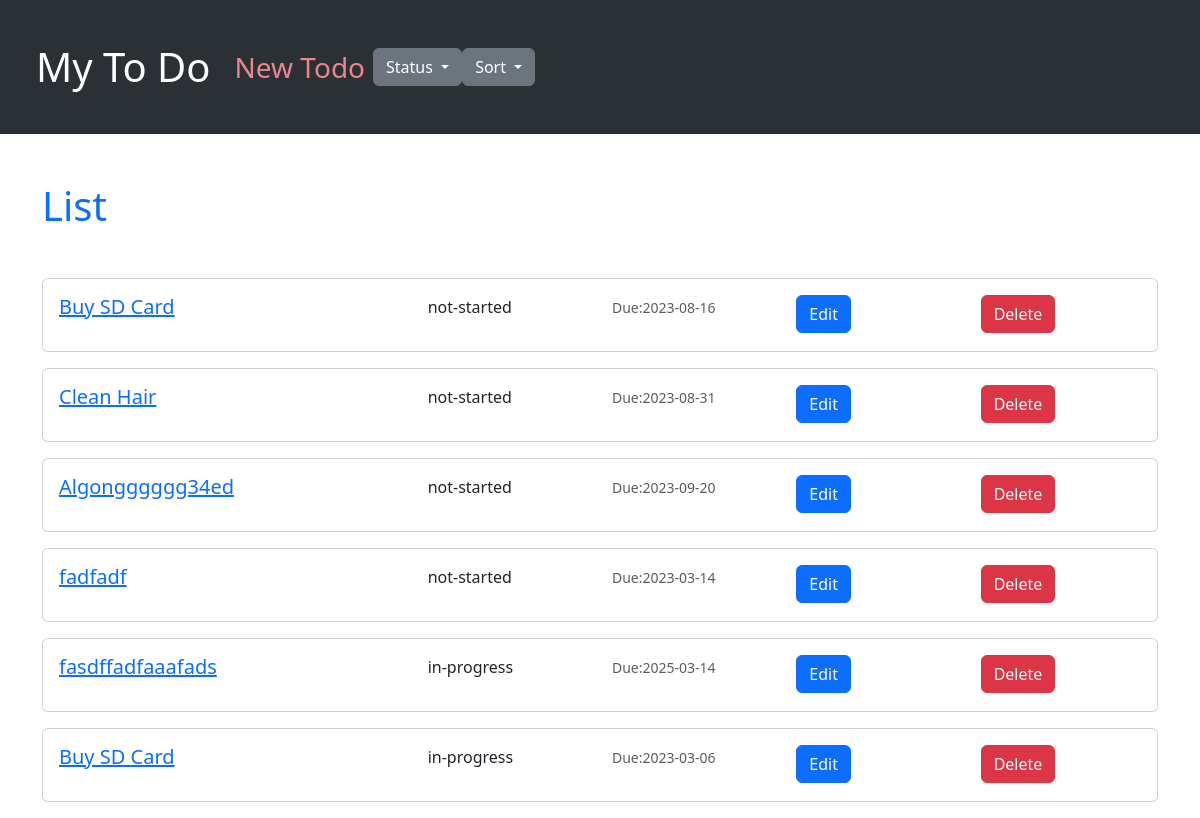
Before: / with the older database file.
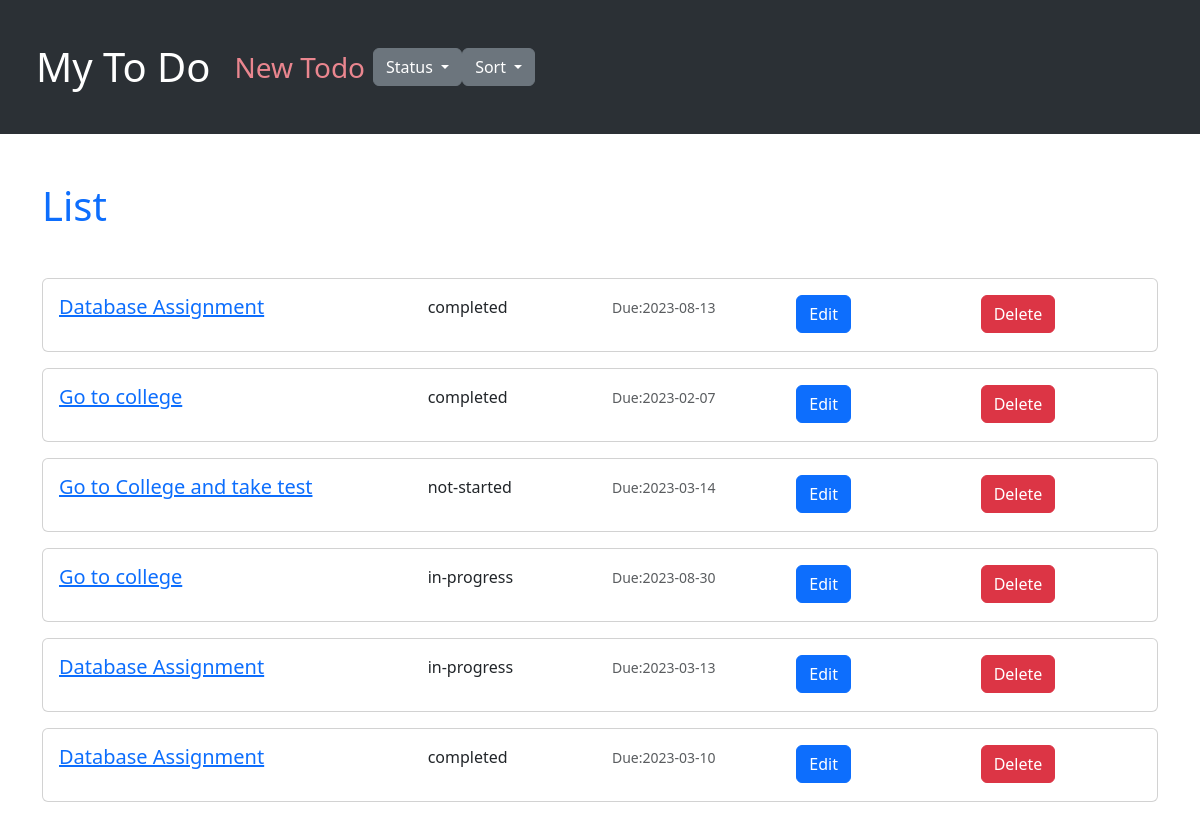
After: the same page with the newer database file.
### todo/models.py (models this page shows, shortened)
class Todo(models.Model):
    body = models.CharField(max_length=400)
    due = models.DateField()
    status = models.CharField(
        max_length=20,
        choices=(
            ("not-started", "Not started"),
            ("in-progress", "In progress"),
            ("completed", "Completed"),
        ),
        default="not-started",
    )
    def __str__(self):
        return self.body

### todo/views.py (the view)
# urls.py: path("", TodoListView.as_view(), name="home"),
class TodoListView(ListView):
    model = Todo
    template_name = "home.html"
    context_object_name = "todos"
    def get_queryset(self):
        qs = super().get_queryset()
        sort_by = self.request.GET.get("sort")
        if sort_by == "due":
            qs = qs.order_by("due")
        return qs
    def get(self, request, *args, **kwargs):
        if request.is_ajax():
            self.object_list = self.get_queryset()
            context = self.get_context_data()
            todos = serializers.serialize("json", context[self.context_object_name])
            return JsonResponse({"success": True, "todos": todos})
        else:
            return super().get(request, *args, **kwargs)

### templates/home.html
{% extends 'base.html' %}
{% block content %}
<div class="container">
  <h1 class="my-5 text-primary">List</h1>
  {% for todo in object_list %}
  <div class='card mb-3'>
    <div class='card-body'>
      <div class="row row-Show">
        <div class="col-sm-4">
          <h5 class='card-title todo-body'><a href="">{{todo.body}}</a></h5>
        </div>
        <div class="col-sm-2">
          <p class="card-text todo-status">{{todo.status}}</p>
        </div>
        <div class="col-sm-2">
          <p class="'card-text"><small class='text-muted todo-due'>Due:{{todo.due|date:"Y-m-d"}}</small></p>
        </div>
        <div class="col-sm-2">
          <a class="btn btn-primary edit-todo" data-todo-id="{{todo.pk}}" data-todo-status="{{todo.status}}"
            data-todo-due="{{todo.due}}" href="#" role="button">Edit</a>
        </div>
        <div class="col-sm-2">
          <a class="btn btn-danger delete-todo" data-todo-id="{{todo.pk}}" href="#">Delete</a>
        </div>
      </div>
    </div>
  </div>
  {% endfor %}
</div>
{% endblock content %}

### templates/base.html (shortened to what this page needs)
{% load static %}
<!doctype html>
<html lang='en'>
<head>
  <link href="https://cdn.jsdelivr.net/npm/bootstrap@5.3.0-alpha1/dist/css/bootstrap.min.css" rel="stylesheet"
>
</head>
<body>
  <header>
    <nav class="navbar navbar-expand-lg bg-body-tertiary bg-primary" data-bs-theme="dark">
      <div class="container-fluid  my-4 mx-4">
        <a class="navbar-brand fs-1" href="{% url 'home' %}">My To Do</a>
        <div class="collapse navbar-collapse" id="navbarNavAltMarkup">
          <div class="navbar-nav">
            <a class="nav-link fs-3 text-danger-emphasis" href="{% url 'todo_new' %}">New Todo</a>
          </div>
          <div class="dropdown">
            <button id="displayByStatus" class="btn btn-secondary dropdown-toggle" type="button" data-toggle="dropdown"
              aria-haspopup="true" aria-expanded="false">
              Status
            </button>
          </div>
          <div class="dropdown">
            <button id="sortByDue" class="btn btn-secondary dropdown-toggle" type="button" data-toggle="dropdown"
              aria-haspopup="true" aria-expanded="false">
              Sort
            </button>
          </div>
        </div>
    </nav>
  </header>
  <div>
    {% block content %}
    {% endblock content %}
  </div>
</body>
</html>

Changed rows visible on the page:
removed Todo: body "Buy SD Card", status "not-started", due "2023-08-16"
removed Todo: body "Clean Hair", status "not-started", due "2023-08-31"
removed Todo: body "Algongggggg34ed", status "not-started", due "2023-09-20"
removed Todo: body "fadfadf", status "not-started", due "2023-03-14"
removed Todo: body "fasdffadfaaafads", status "in-progress", due "2025-03-14"
removed Todo: body "Buy SD Card", status "in-progress", due "2023-03-06"
added Todo: body "Database Assignment", status "completed", due "2023-08-13"
added Todo: body "Go to college", status "completed", due "2023-02-07"
added Todo: body "Go to College and take test", status "not-started", due "2023-03-14"
added Todo: body "Go to college", status "in-progress", due "2023-08-30"
added Todo: body "Database Assignment", status "in-progress", due "2023-03-13"
added Todo: body "Database Assignment", status "completed", due "2023-03-10"
